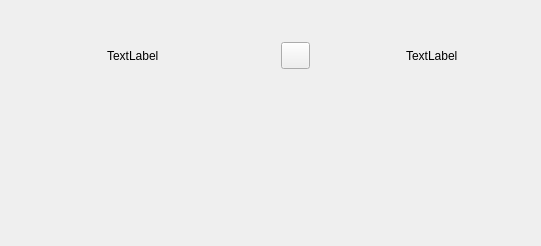
<?xml version="1.0" encoding="UTF-8"?>
<ui version="4.0">
 <class>AFQProgramView</class>
 <widget class="QWidget" name="AFQProgramView">
  <property name="geometry">
   <rect>
    <x>0</x>
    <y>0</y>
    <width>541</width>
    <height>246</height>
   </rect>
  </property>
  <property name="minimumSize">
   <size>
    <width>300</width>
    <height>100</height>
   </size>
  </property>
  <property name="windowTitle">
   <string>Form</string>
  </property>
  <layout class="QVBoxLayout" name="verticalLayout">
   <item>
    <spacer name="verticalSpacer">
     <property name="orientation">
      <enum>Qt::Vertical</enum>
     </property>
     <property name="sizeType">
      <enum>QSizePolicy::Fixed</enum>
     </property>
     <property name="sizeHint" stdset="0">
      <size>
       <width>20</width>
       <height>25</height>
      </size>
     </property>
    </spacer>
   </item>
   <item>
    <widget class="QWidget" name="widget_ContainerDisplays" native="true"/>
   </item>
   <item>
    <layout class="QHBoxLayout" name="horizontalLayout">
     <property name="spacing">
      <number>0</number>
     </property>
     <item>
      <spacer name="horizontalSpacer">
       <property name="orientation">
        <enum>Qt::Horizontal</enum>
       </property>
       <property name="sizeHint" stdset="0">
        <size>
         <width>40</width>
         <height>20</height>
        </size>
       </property>
      </spacer>
     </item>
     <item>
      <layout class="QHBoxLayout" name="layout_EditLabelArea">
       <property name="spacing">
        <number>6</number>
       </property>
       <item>
        <widget class="QLabel" name="label_EditDisplay">
         <property name="minimumSize">
          <size>
           <width>66</width>
           <height>27</height>
          </size>
         </property>
         <property name="maximumSize">
          <size>
           <width>66</width>
           <height>27</height>
          </size>
         </property>
         <property name="text">
          <string/>
         </property>
         <property name="alignment">
          <set>Qt::AlignCenter</set>
         </property>
         <property name="margin">
          <number>0</number>
         </property>
        </widget>
       </item>
       <item>
        <widget class="QLabel" name="label_EditSceneName">
         <property name="minimumSize">
          <size>
           <width>100</width>
           <height>0</height>
          </size>
         </property>
         <property name="maximumSize">
          <size>
           <width>100</width>
           <height>16777215</height>
          </size>
         </property>
         <property name="text">
          <string>TextLabel</string>
         </property>
        </widget>
       </item>
      </layout>
     </item>
     <item>
      <spacer name="horizontalSpacer_2">
       <property name="orientation">
        <enum>Qt::Horizontal</enum>
       </property>
       <property name="sizeHint" stdset="0">
        <size>
         <width>40</width>
         <height>20</height>
        </size>
       </property>
      </spacer>
     </item>
     <item>
      <layout class="QHBoxLayout" name="layout_TransitionArea">
       <property name="spacing">
        <number>0</number>
       </property>
       <item>
        <widget class="AFQBaseClickWidget" name="widget_Transition" native="true">
         <layout class="QHBoxLayout" name="horizontalLayout_2">
          <property name="spacing">
           <number>0</number>
          </property>
          <property name="leftMargin">
           <number>10</number>
          </property>
          <property name="topMargin">
           <number>7</number>
          </property>
          <property name="rightMargin">
           <number>10</number>
          </property>
          <property name="bottomMargin">
           <number>7</number>
          </property>
          <item>
           <layout class="QHBoxLayout" name="horizontalLayout_4">
            <property name="spacing">
             <number>4</number>
            </property>
            <item>
             <widget class="QLabel" name="label_TransitionProgram">
              <property name="minimumSize">
               <size>
                <width>13</width>
                <height>13</height>
               </size>
              </property>
              <property name="maximumSize">
               <size>
                <width>13</width>
                <height>13</height>
               </size>
              </property>
              <property name="text">
               <string/>
              </property>
             </widget>
            </item>
            <item>
             <widget class="QLabel" name="label_TransitionImg">
              <property name="minimumSize">
               <size>
                <width>8</width>
                <height>7</height>
               </size>
              </property>
              <property name="maximumSize">
               <size>
                <width>8</width>
                <height>7</height>
               </size>
              </property>
              <property name="text">
               <string/>
              </property>
             </widget>
            </item>
           </layout>
          </item>
         </layout>
        </widget>
       </item>
       <item>
        <spacer name="horizontalSpacer_5">
         <property name="orientation">
          <enum>Qt::Horizontal</enum>
         </property>
         <property name="sizeType">
          <enum>QSizePolicy::Fixed</enum>
         </property>
         <property name="sizeHint" stdset="0">
          <size>
           <width>6</width>
           <height>27</height>
          </size>
         </property>
        </spacer>
       </item>
       <item>
        <widget class="AFQCustomPushbutton" name="pushButton_MenuTransition">
         <property name="minimumSize">
          <size>
           <width>29</width>
           <height>27</height>
          </size>
         </property>
         <property name="maximumSize">
          <size>
           <width>29</width>
           <height>27</height>
          </size>
         </property>
         <property name="text">
          <string/>
         </property>
         <property name="iconSize">
          <size>
           <width>29</width>
           <height>27</height>
          </size>
         </property>
        </widget>
       </item>
      </layout>
     </item>
     <item>
      <spacer name="horizontalSpacer_3">
       <property name="orientation">
        <enum>Qt::Horizontal</enum>
       </property>
       <property name="sizeHint" stdset="0">
        <size>
         <width>40</width>
         <height>20</height>
        </size>
       </property>
      </spacer>
     </item>
     <item>
      <layout class="QHBoxLayout" name="layout_LiveLabelArea">
       <property name="spacing">
        <number>6</number>
       </property>
       <item>
        <widget class="QLabel" name="label_LiveDisplay">
         <property name="minimumSize">
          <size>
           <width>66</width>
           <height>27</height>
          </size>
         </property>
         <property name="maximumSize">
          <size>
           <width>66</width>
           <height>27</height>
          </size>
         </property>
         <property name="text">
          <string/>
         </property>
         <property name="alignment">
          <set>Qt::AlignCenter</set>
         </property>
        </widget>
       </item>
       <item>
        <widget class="QLabel" name="label_LiveSceneName">
         <property name="minimumSize">
          <size>
           <width>100</width>
           <height>0</height>
          </size>
         </property>
         <property name="maximumSize">
          <size>
           <width>100</width>
           <height>16777215</height>
          </size>
         </property>
         <property name="text">
          <string>TextLabel</string>
         </property>
        </widget>
       </item>
      </layout>
     </item>
     <item>
      <spacer name="horizontalSpacer_4">
       <property name="orientation">
        <enum>Qt::Horizontal</enum>
       </property>
       <property name="sizeHint" stdset="0">
        <size>
         <width>40</width>
         <height>20</height>
        </size>
       </property>
      </spacer>
     </item>
    </layout>
   </item>
   <item>
    <spacer name="verticalSpacer_2">
     <property name="orientation">
      <enum>Qt::Vertical</enum>
     </property>
     <property name="sizeHint" stdset="0">
      <size>
       <width>20</width>
       <height>40</height>
      </size>
     </property>
    </spacer>
   </item>
   <item>
    <widget class="QWidget" name="widget_HoverSpaceStudio" native="true">
     <property name="minimumSize">
      <size>
       <width>0</width>
       <height>6</height>
      </size>
     </property>
     <property name="maximumSize">
      <size>
       <width>16777215</width>
       <height>6</height>
      </size>
     </property>
     <layout class="QHBoxLayout" name="horizontalLayout_9">
      <property name="spacing">
       <number>0</number>
      </property>
      <property name="leftMargin">
       <number>0</number>
      </property>
      <property name="topMargin">
       <number>0</number>
      </property>
      <property name="rightMargin">
       <number>0</number>
      </property>
      <property name="bottomMargin">
       <number>0</number>
      </property>
      <item>
       <spacer name="horizontalSpacer_10">
        <property name="orientation">
         <enum>Qt::Horizontal</enum>
        </property>
        <property name="sizeHint" stdset="0">
         <size>
          <width>40</width>
          <height>1</height>
         </size>
        </property>
       </spacer>
      </item>
      <item>
       <widget class="AFQHoverWidget" name="widget_HoverVisible" native="true">
        <property name="enabled">
         <bool>false</bool>
        </property>
        <property name="minimumSize">
         <size>
          <width>476</width>
          <height>1</height>
         </size>
        </property>
        <property name="maximumSize">
         <size>
          <width>476</width>
          <height>1</height>
         </size>
        </property>
        <property name="styleSheet">
         <string notr="true"/>
        </property>
       </widget>
      </item>
      <item>
       <spacer name="horizontalSpacer_11">
        <property name="orientation">
         <enum>Qt::Horizontal</enum>
        </property>
        <property name="sizeHint" stdset="0">
         <size>
          <width>40</width>
          <height>1</height>
         </size>
        </property>
       </spacer>
      </item>
     </layout>
    </widget>
   </item>
  </layout>
 </widget>
 <customwidgets>
  <customwidget>
   <class>AFQHoverWidget</class>
   <extends>QWidget</extends>
   <header>UIComponent/CBasicHoverWidget.h</header>
   <container>1</container>
  </customwidget>
  <customwidget>
   <class>AFQBaseClickWidget</class>
   <extends>QWidget</extends>
   <header>UIComponent/CBaseClickWidget.h</header>
   <container>1</container>
  </customwidget>
  <customwidget>
   <class>AFQCustomPushbutton</class>
   <extends>QPushButton</extends>
   <header>UIComponent/CCustomPushbutton.h</header>
  </customwidget>
 </customwidgets>
 <resources/>
 <connections/>
</ui>
